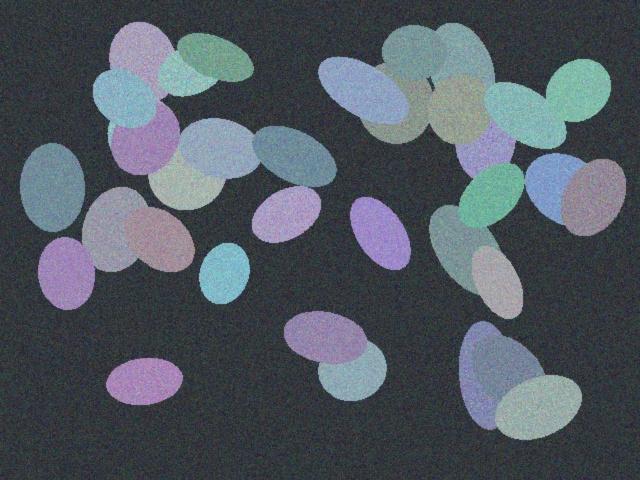
#> input picture 样例图像/grinding/normal_grinding.jpg, 640 x 480 px
$ python debug_grain_seg.py
#> lines starting #> are read from the running program, lines starting #| are printed output that depends on the picture; after the words box and inside, x2 and y2 are one past the last pixel; in counts of white or black regions, pixels touching at a corner belong together
"""粒度分割诊断脚本 - 检查每步中间结果"""
import sys
from pathlib import Path
PROJECT_ROOT = Path(__file__).parent.parent
sys.path.insert(0, str(PROJECT_ROOT))

import cv2
import numpy as np

img_path = PROJECT_ROOT / "样例图像" / "grinding" / "normal_grinding.jpg"
raw = np.fromfile(str(img_path), dtype=np.uint8)
img = cv2.imdecode(raw, cv2.IMREAD_COLOR)
#> img is the input picture: shape (480, 640, 3); mean B, G, R 97.4, 88.8, 80.7
gray = cv2.cvtColor(img, cv2.COLOR_BGR2GRAY)
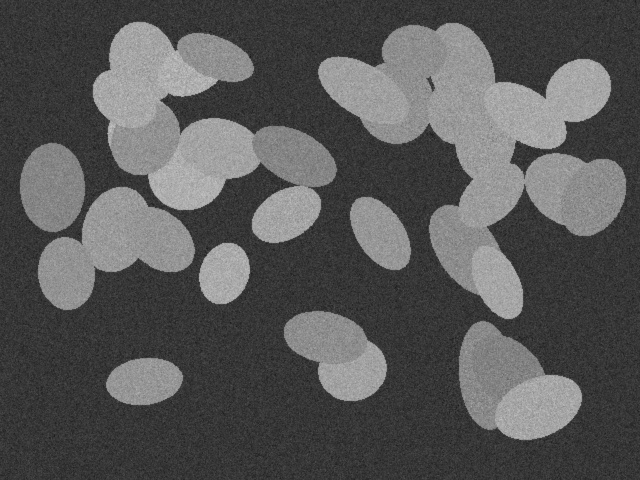
#> gray: shape (480, 640); min 22, max 201, mean 87.3

print(f"图像尺寸: {img.shape}")
#| 图像尺寸: (480, 640, 3)
print(f"灰度均值: {gray.mean():.1f}, 标准差: {gray.std():.1f}")
#| 灰度均值: 87.3, 标准差: 47.3

# 模拟 ROI 裁剪（center_ratio=0.8）
h, w = gray.shape
#> h = 480; w = 640
crop_h, crop_w = int(h * 0.8), int(w * 0.8)
#> crop_h = 384; crop_w = 512
sy, sx = (h - crop_h) // 2, (w - crop_w) // 2
#> sy = 48; sx = 64
cropped = gray[sy:sy+crop_h, sx:sx+crop_w]
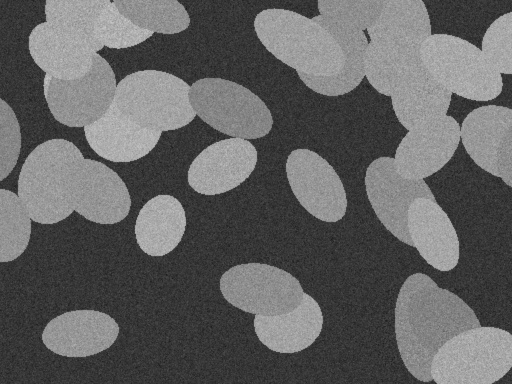
#> cropped: shape (384, 512); min 22, max 201, mean 99.4
print(f"裁剪后: {cropped.shape}, 均值: {cropped.mean():.1f}")
#| 裁剪后: (384, 512), 均值: 99.4

# CLAHE 增强
lab = cv2.cvtColor(img[sy:sy+crop_h, sx:sx+crop_w], cv2.COLOR_BGR2LAB)
#> lab: shape (384, 512, 3); mean of channels 0, 1, 2 106, 127.1, 121.3
l, a, b = cv2.split(lab)
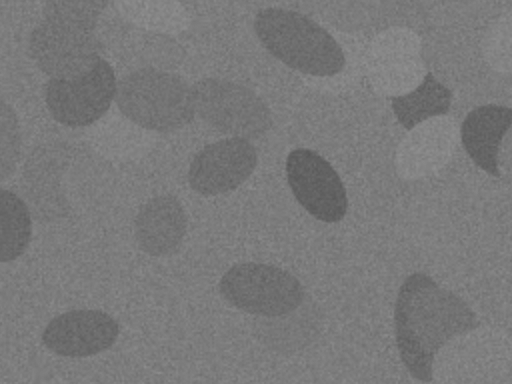
#> b: shape (384, 512); min 88, max 145, mean 121.3
clahe = cv2.createCLAHE(clipLimit=2.5, tileGridSize=(8, 8))
l_enhanced = clahe.apply(l)
enhanced = cv2.merge([l_enhanced, a, b])
#> enhanced: shape (384, 512, 3); mean of channels 0, 1, 2 117.5, 127.1, 121.3
enhanced_bgr = cv2.cvtColor(enhanced, cv2.COLOR_LAB2BGR)
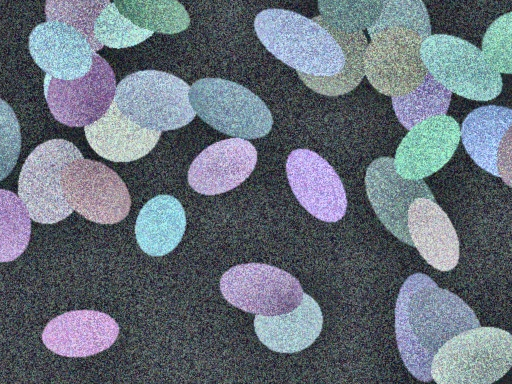
#> enhanced_bgr: shape (384, 512, 3); mean B, G, R 122.8, 112.4, 103.2
enhanced_gray = cv2.cvtColor(enhanced_bgr, cv2.COLOR_BGR2GRAY)
print(f"CLAHE后灰度均值: {enhanced_gray.mean():.1f}, 标准差: {enhanced_gray.std():.1f}")
#| CLAHE后灰度均值: 110.9, 标准差: 55.2

# 自适应阈值 - 两个方向
blurred = cv2.GaussianBlur(enhanced_gray, (5, 5), 0)
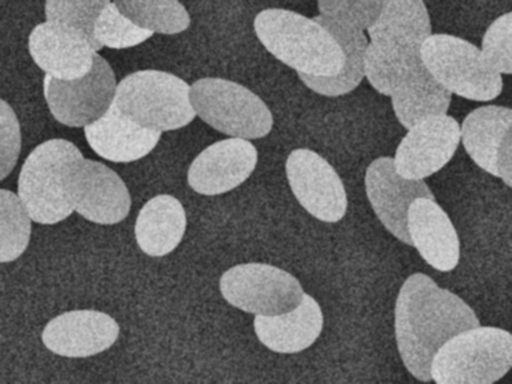
#> blurred: shape (384, 512); min 28, max 220, mean 110.9

binary_light = cv2.adaptiveThreshold(blurred, 255, cv2.ADAPTIVE_THRESH_GAUSSIAN_C, cv2.THRESH_BINARY, 21, -5)
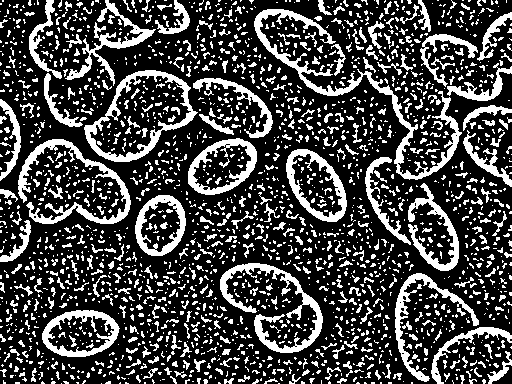
#> binary_light: shape (384, 512); 26.5% white; 2244 white regions (1811 under 20 px), largest, box (x1, y1, x2, y2) and area: (254, 9, 462, 180) 3196, (220, 263, 323, 353) 2118, (18, 139, 131, 224) 2038
binary_dark = cv2.adaptiveThreshold(blurred, 255, cv2.ADAPTIVE_THRESH_GAUSSIAN_C, cv2.THRESH_BINARY_INV, 21, -5)

ratio_light = binary_light.sum() / (255 * binary_light.size)
#> ratio_light = 0.265
ratio_dark = binary_dark.sum() / (255 * binary_dark.size)
#> ratio_dark = 0.735
print(f"\nTHRESH_BINARY 前景占比: {ratio_light:.3f}")
#| THRESH_BINARY 前景占比: 0.265
print(f"THRESH_BINARY_INV 前景占比: {ratio_dark:.3f}")
#| THRESH_BINARY_INV 前景占比: 0.735

# 形态学
kernel = cv2.getStructuringElement(cv2.MORPH_ELLIPSE, (3, 3))
opened_light = cv2.morphologyEx(binary_light, cv2.MORPH_OPEN, kernel, iterations=2)
#> opened_light: shape (384, 512); 11.4% white; 162 white regions (79 under 20 px), largest, box (x1, y1, x2, y2) and area: (254, 9, 362, 96) 1205, (286, 149, 347, 222) 1170, (188, 138, 257, 195) 1126
closed_light = cv2.morphologyEx(opened_light, cv2.MORPH_CLOSE, cv2.getStructuringElement(cv2.MORPH_ELLIPSE, (5, 5)), iterations=2)
#> closed_light: shape (384, 512); 13.3% white; 78 white regions (51 under 20 px), largest, box (x1, y1, x2, y2) and area: (0, 19, 273, 262) 8455, (254, 0, 512, 271) 6581, (395, 273, 512, 384) 2009

# 连通域
num_labels, labels, stats, centroids = cv2.connectedComponentsWithStats(closed_light, connectivity=8)
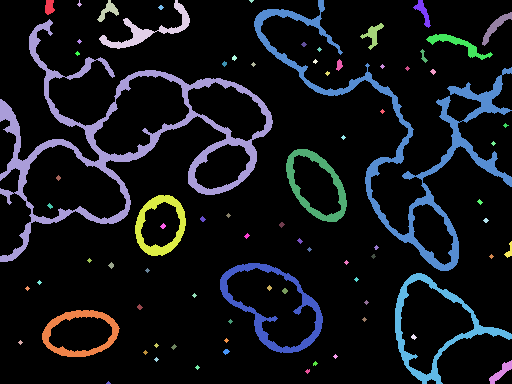
#> labels: shape (384, 512) int32; 79 distinct labels, from 0 to 78; one colour per label, 0 black
#> num_labels = 79; stats = 79 rows, first 6: [0, 0, 512, 384, 170500], [45, 0, 10, 15, 115], [77, 0, 5, 7, 15], [97, 0, 22, 22, 180], [99, 0, 91, 49, 900], [249, 0, 5, 3, 9]; centroids = 79 pairs, first value 20 to 508.9, second value 0.556 to 382.4
print(f"\n连通域数量(含背景): {num_labels}")
#| 连通域数量(含背景): 79
valid = 0
for i in range(1, num_labels):
    area = stats[i, cv2.CC_STAT_AREA]
    bw = stats[i, cv2.CC_STAT_WIDTH]
    bh = stats[i, cv2.CC_STAT_HEIGHT]
    perimeter = 2 * (bw + bh)
    circ = 4 * np.pi * area / (perimeter ** 2) if perimeter > 0 else 0
    if area >= 100 and area <= 50000 and circ >= 0.3:
        valid += 1
        print(f"  颗粒{i}: area={area}, size={bw}x{bh}, circ={circ:.3f}")
    else:
        print(f"  颗粒{i}: REJECTED area={area}, circ={circ:.3f}")
#> this loop made 78 passes
#> (area, bw, bh, perimeter, circ) on passes 1, 3, 4, 6, 7, 9, 10, 11, 12, 16, 20, 25: (115, 10, 15, 50, 0.578), (180, 22, 22, 88, 0.292), (900, 91, 49, 280, 0.144), (6581, 258, 271, 1058, 0.0739), (174, 18, 28, 92, 0.258), (274, 30, 34, 128, 0.21), (8455, 273, 243, 1032, 0.0998), (215, 24, 27, 102, 0.26), (451, 67, 26, 186, 0.164), (42, 8, 14, 44, 0.273), (51, 7, 12, 38, 0.444), (21, 6, 6, 24, 0.458)
#|   颗粒1: area=115, size=10x15, circ=0.578
#|   颗粒2: REJECTED area=15, circ=0.327
#|   颗粒3: REJECTED area=180, circ=0.292
#|   颗粒4: REJECTED area=900, circ=0.144
#|   颗粒5: REJECTED area=9, circ=0.442
#|   颗粒6: REJECTED area=6581, circ=0.074
#|   颗粒7: REJECTED area=174, circ=0.258
#|   颗粒8: REJECTED area=18, circ=0.467
#> (further printed lines are left out)
#> after the loop, valid = 1

print(f"\n有效颗粒数: {valid}")
#| 有效颗粒数: 1

# 保存中间结果
out = PROJECT_ROOT / "data" / "outputs" / "grinding_debug"
out.mkdir(parents=True, exist_ok=True)
cv2.imencode('.jpg', cropped)[1].tofile(str(out / "01_cropped.jpg"))
cv2.imencode('.jpg', enhanced_gray)[1].tofile(str(out / "02_enhanced.jpg"))
cv2.imencode('.jpg', binary_light)[1].tofile(str(out / "03_binary_light.jpg"))
cv2.imencode('.jpg', binary_dark)[1].tofile(str(out / "04_binary_dark.jpg"))
cv2.imencode('.jpg', closed_light)[1].tofile(str(out / "05_morphology.jpg"))
print(f"\n诊断图像已保存到: {out}")

$ run again, with 样例图像/grinding/dense_mixture.jpg copied over 样例图像/grinding/normal_grinding.jpg
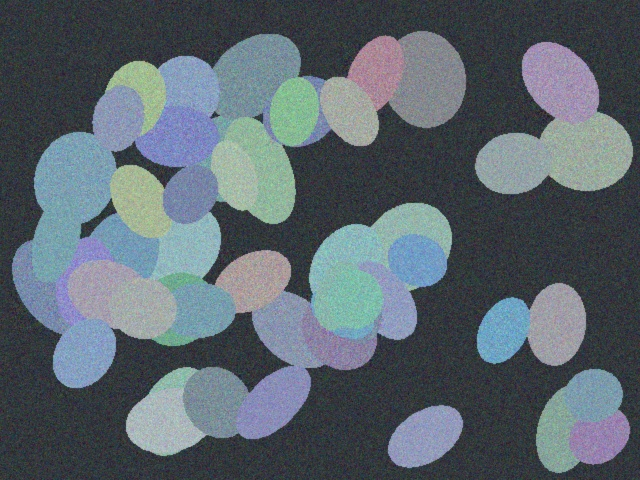
#> input picture 样例图像/grinding/dense_mixture.jpg, 640 x 480 px
#> img is the input picture: shape (480, 640, 3); mean B, G, R 109.9, 101.9, 90.8
#| 图像尺寸: (480, 640, 3)
#| 灰度均值: 99.5, 标准差: 51.0
#| 裁剪后: (384, 512), 均值: 113.6
#> lab: shape (384, 512, 3); mean of channels 0, 1, 2 121.2, 125.4, 121.9
#> enhanced: shape (384, 512, 3); mean of channels 0, 1, 2 127.6, 125.4, 121.9
#| CLAHE后灰度均值: 120.1, 标准差: 54.8
#> `binary_light = cv2.adaptiveThreshold(blurred, 255, cv2.ADAPTIVE_THRESH..`:
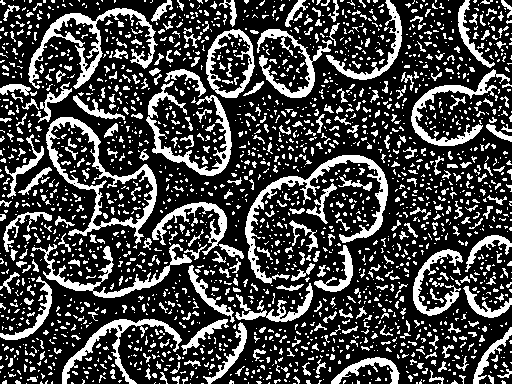
#> binary_light: shape (384, 512); 26.8% white; 2247 white regions (1825 under 20 px), largest, box (x1, y1, x2, y2) and area: (245, 155, 388, 284) 2450, (46, 117, 157, 244) 2352, (28, 8, 158, 89) 2159
#> ratio_light = 0.268
#> ratio_dark = 0.732
#| THRESH_BINARY 前景占比: 0.268
#| THRESH_BINARY_INV 前景占比: 0.732
#> opened_light: shape (384, 512); 11.5% white; 238 white regions (116 under 20 px), largest, box (x1, y1, x2, y2) and area: (245, 155, 388, 260) 1474, (411, 69, 496, 146) 1181, (146, 98, 232, 176) 1048
#> closed_light: shape (384, 512); 13.7% white; 105 white regions (66 under 20 px), largest, box (x1, y1, x2, y2) and area: (0, 155, 390, 384) 8950, (136, 0, 402, 176) 4078, (10, 53, 157, 238) 3681
#> `num_labels, labels, stats, centroids = cv2.connectedComponentsWithStat..`:
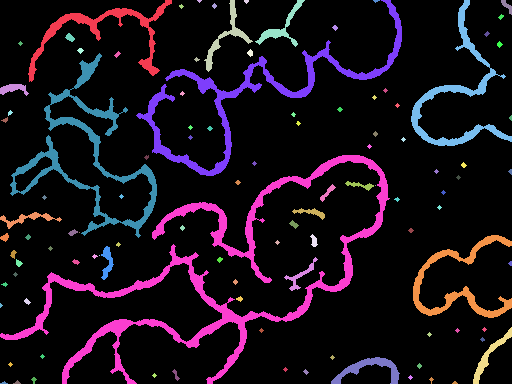
#> labels: shape (384, 512) int32; 106 distinct labels, from 0 to 105; one colour per label, 0 black
#> num_labels = 106; stats = 106 rows, first 6: [0, 0, 512, 384, 169640], [28, 0, 144, 82, 1685], [197, 0, 5, 3, 9], [204, 0, 49, 72, 538], [244, 0, 5, 4, 14], [255, 0, 50, 47, 442]; centroids = 106 pairs, first value 0.556 to 510.3, second value 0.5 to 382.5
#| 连通域数量(含背景): 106
#> the loop `for i in range(1, num_labels):` made 105 passes
#> (area, bw, bh, perimeter, circ) on passes 1, 3, 5, 7, 8, 9, 13, 15: (1685, 144, 82, 452, 0.104), (538, 49, 72, 242, 0.115), (442, 50, 47, 194, 0.148), (4078, 266, 176, 884, 0.0656), (2010, 101, 146, 494, 0.104), (69, 11, 15, 52, 0.321), (21, 6, 6, 24, 0.458), (52, 10, 9, 38, 0.453)
#> (printed output is left out)
#> after the loop `for i in range(1, num_labels):`: valid = 1
#| 有效颗粒数: 1

$ run again, with 样例图像/grinding/overground.jpg copied over 样例图像/grinding/normal_grinding.jpg
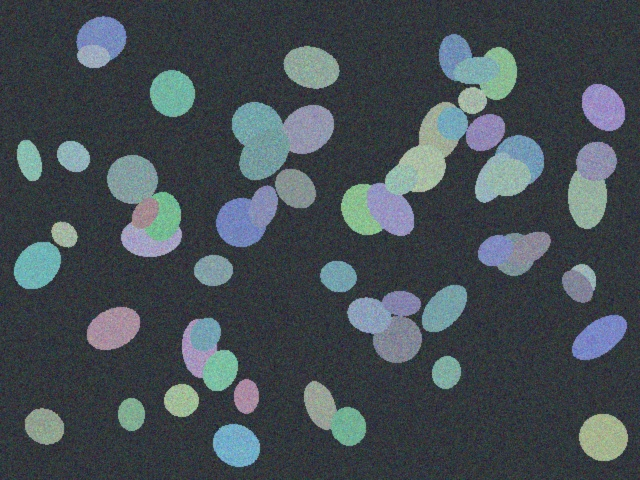
#> input picture 样例图像/grinding/overground.jpg, 640 x 480 px
#> img is the input picture: shape (480, 640, 3); mean B, G, R 84.2, 78.6, 69.2
#| 图像尺寸: (480, 640, 3)
#| 灰度均值: 76.4, 标准差: 42.1
#| 裁剪后: (384, 512), 均值: 81.0
#> lab: shape (384, 512, 3); mean of channels 0, 1, 2 87, 125.7, 123.6
#> enhanced: shape (384, 512, 3); mean of channels 0, 1, 2 103.4, 125.7, 123.6
#| CLAHE后灰度均值: 96.9, 标准差: 52.6
#> `binary_light = cv2.adaptiveThreshold(blurred, 255, cv2.ADAPTIVE_THRESH..`:
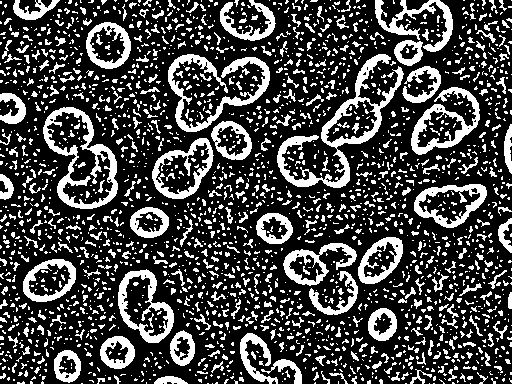
#> binary_light: shape (384, 512); 26.7% white; 2335 white regions (1893 under 20 px), largest, box (x1, y1, x2, y2) and area: (277, 54, 404, 188) 2861, (43, 107, 118, 209) 2136, (168, 54, 270, 132) 1979
#> ratio_light = 0.267
#> ratio_dark = 0.733
#| THRESH_BINARY 前景占比: 0.267
#| THRESH_BINARY_INV 前景占比: 0.733
#> opened_light: shape (384, 512); 12.2% white; 156 white regions (89 under 20 px), largest, box (x1, y1, x2, y2) and area: (118, 269, 174, 343) 1180, (414, 184, 487, 228) 995, (57, 144, 118, 209) 974
#> closed_light: shape (384, 512); 14.2% white; 102 white regions (71 under 20 px), largest, box (x1, y1, x2, y2) and area: (277, 0, 480, 188) 7029, (152, 54, 270, 199) 3794, (283, 237, 403, 315) 2594
#> `num_labels, labels, stats, centroids = cv2.connectedComponentsWithStat..`:
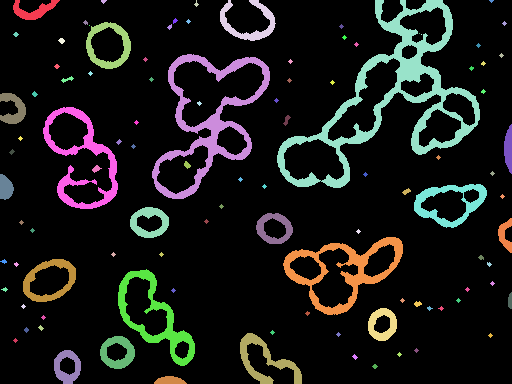
#> labels: shape (384, 512) int32; 103 distinct labels, from 0 to 102; one colour per label, 0 black
#> num_labels = 103; stats = 103 rows, first 6: [0, 0, 512, 384, 168639], [13, 0, 47, 20, 414], [101, 0, 6, 4, 15], [194, 0, 5, 7, 15], [220, 0, 56, 41, 737], [277, 0, 203, 188, 7029]; centroids = 103 pairs, first value 3.5 to 509.7, second value 0.556 to 380.2
#| 连通域数量(含背景): 103
#> the loop `for i in range(1, num_labels):` made 102 passes
#> (area, bw, bh, perimeter, circ) on passes 1, 4, 5, 11, 19, 23, 30, 35: (414, 47, 20, 134, 0.29), (737, 56, 41, 194, 0.246), (7029, 203, 188, 782, 0.144), (808, 45, 47, 184, 0.3), (27, 7, 6, 26, 0.502), (3794, 118, 145, 526, 0.172), (37, 13, 7, 40, 0.291), (21, 6, 6, 24, 0.458)
#> (printed output is left out)
#> after the loop `for i in range(1, num_labels):`: valid = 9
#| 有效颗粒数: 9

$ run again, with 样例图像/grinding/underground.jpg copied over 样例图像/grinding/normal_grinding.jpg
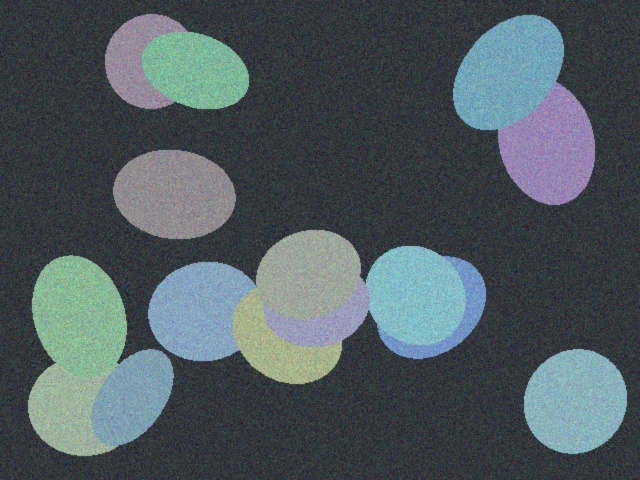
#> input picture 样例图像/grinding/underground.jpg, 640 x 480 px
#> img is the input picture: shape (480, 640, 3); mean B, G, R 95.2, 90.2, 78.4
#| 图像尺寸: (480, 640, 3)
#| 灰度均值: 87.2, 标准差: 49.1
#| 裁剪后: (384, 512), 均值: 96.4
#> lab: shape (384, 512, 3); mean of channels 0, 1, 2 103.3, 124.9, 123.3
#> enhanced: shape (384, 512, 3); mean of channels 0, 1, 2 115.2, 124.9, 123.3
#| CLAHE后灰度均值: 107.7, 标准差: 50.5
#> binary_light: shape (384, 512); 25% white; 2618 white regions (2027 under 20 px), largest, box (x1, y1, x2, y2) and area: (84, 214, 302, 336) 3028, (302, 198, 422, 311) 2234, (49, 102, 172, 191) 2050
#> ratio_light = 0.25
#> ratio_dark = 0.75
#| THRESH_BINARY 前景占比: 0.250
#| THRESH_BINARY_INV 前景占比: 0.750
#> opened_light: shape (384, 512); 7.6% white; 190 white regions (116 under 20 px), largest, box (x1, y1, x2, y2) and area: (49, 102, 172, 191) 1769, (196, 182, 297, 232) 828, (177, 291, 278, 336) 805
#> closed_light: shape (384, 512); 8.8% white; 131 white regions (86 under 20 px), largest, box (x1, y1, x2, y2) and area: (0, 182, 422, 384) 8208, (49, 102, 172, 191) 1927, (41, 0, 185, 61) 1664
#> `num_labels, labels, stats, centroids = cv2.connectedComponentsWithStat..`:
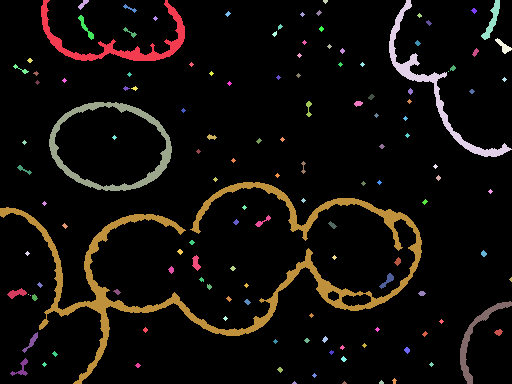
#> labels: shape (384, 512) int32; 132 distinct labels, from 0 to 131; one colour per label, 0 black
#> num_labels = 132; stats = 132 rows, first 6: [0, 0, 512, 384, 179388], [41, 0, 144, 61, 1664], [78, 0, 11, 10, 48], [323, 0, 5, 4, 14], [389, 0, 123, 157, 1645], [481, 0, 19, 40, 253]; centroids = 132 pairs, first value 16.39 to 510.4, second value 1 to 382.4
#| 连通域数量(含背景): 132
#> the loop `for i in range(1, num_labels):` made 131 passes
#> (area, bw, bh, perimeter, circ) on passes 1, 2, 4, 5, 6, 7, 12, 16: (1664, 144, 61, 410, 0.124), (48, 11, 10, 42, 0.342), (1645, 123, 157, 560, 0.0659), (253, 19, 40, 118, 0.228), (36, 14, 9, 46, 0.214), (21, 6, 6, 24, 0.458), (106, 16, 25, 82, 0.198), (41, 14, 11, 50, 0.206)
#> (printed output is left out)
#> after the loop `for i in range(1, num_labels):`: valid = 1
#| 有效颗粒数: 1
